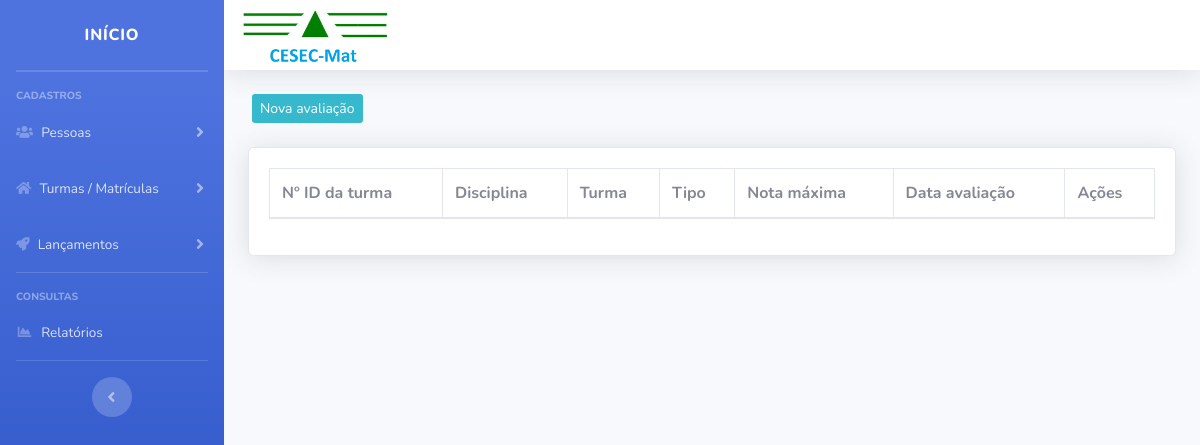
Page /cesec/painel/index.php?pag=avaliacao on the earlier database version.
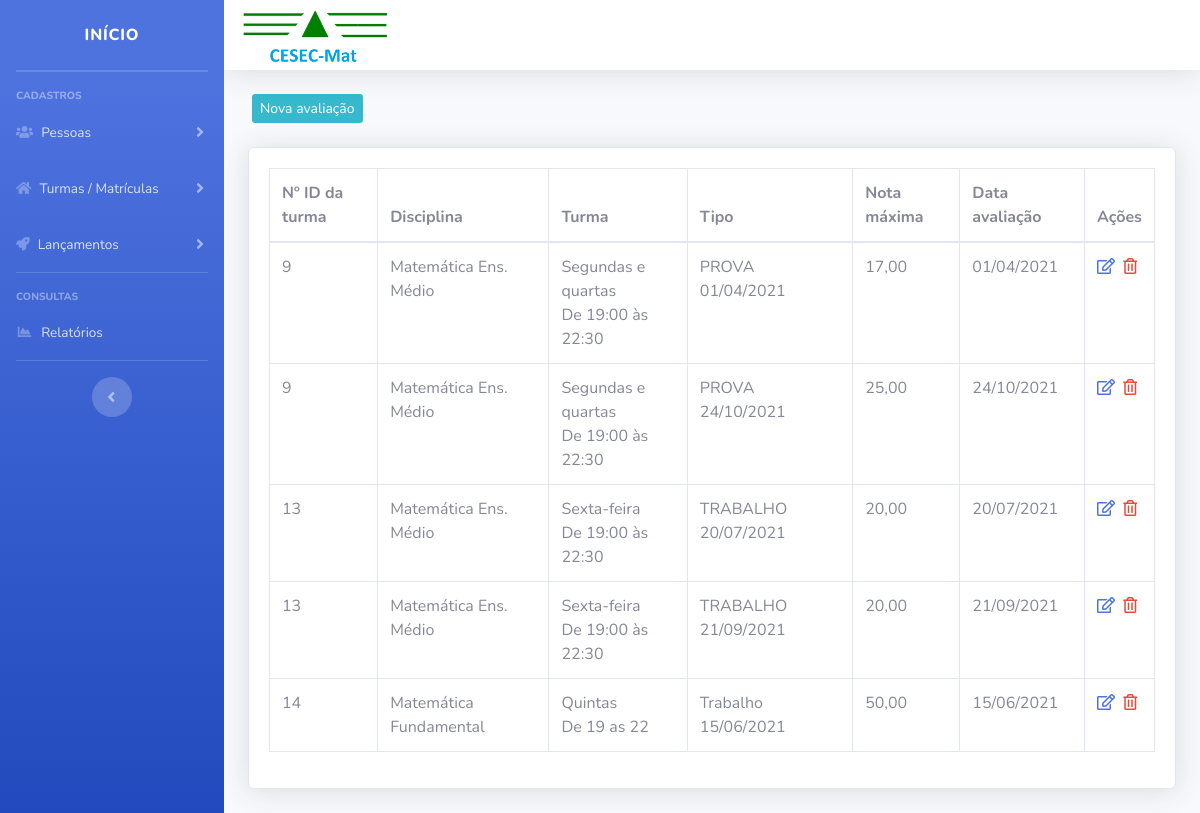
Same page on the later database version.
### tables this page shows
CREATE TABLE `avaliacao` (
  `id` int(11) NOT NULL,
  `turma` int(11) NOT NULL,
  `tipo` varchar(50) NOT NULL,
  `nota_max` int(11) NOT NULL,
  `data_av` date NOT NULL
);

CREATE TABLE `disciplinas` (
  `id` int(11) NOT NULL,
  `nome` varchar(50) NOT NULL
);

CREATE TABLE `turmas` (
  `id` int(11) NOT NULL,
  `disciplina` int(11) NOT NULL,
  `data_inicio` date DEFAULT NULL,
  `data_final` date DEFAULT NULL,
  `horario` varchar(30) DEFAULT NULL,
  `dia` varchar(30) DEFAULT NULL,
  `ano` int(11) NOT NULL,
  `professor` int(11) NOT NULL,
  `carga_horaria` int(11) NOT NULL
);

### cesec/painel/avaliacao.php (the view, shortened to what this page needs)
<?php
$pag = "avaliacao";
require_once("../conexao.php");
?>
<div class="row mt-4 mb-4">
    <a type="button" class="btn-info btn-sm ml-3 d-none d-md-block" href="index.php?pag=<?php echo $pag ?>&funcao=novo">Nova avaliação</a>
</div>
<div class="card shadow mb-4">
    <div class="card-body">
        <div class="table-responsive">
            <table class="table table-bordered" id="dataTable" width="100%" cellspacing="0">
                <thead>
                    <tr>
                        <th>Nº ID da turma</th>
                        <th>Disciplina</th>
                        <th>Turma</th>
                        <th>Tipo</th>
                        <th>Nota máxima</th>
                        <th>Data avaliação</th>
                        <th>Ações</th>
                    </tr>
                </thead>
                <tbody>
                   <?php
                   $query = $pdo->query("SELECT * FROM avaliacao order by turma ");
                   $res = $query->fetchAll(PDO::FETCH_ASSOC);
                   for ($i=0; $i < count($res); $i++) {
                      $id = $res[$i]['id'];
                      $turma = $res[$i]['turma'];
                      $tipo = $res[$i]['tipo'];
                      $nota_max = ($res[$i]['nota_max'])/100;
                      $nota_maxF = number_format($nota_max, 2, ',', '');
                      $data_av = $res[$i]['data_av'];
                      $data_avF = implode('/', array_reverse(explode('-', $data_av)));
                        $query_2 = $pdo->query("SELECT * FROM turmas WHERE id = '$turma' ");
                        $res_2 = $query_2->fetchAll(PDO::FETCH_ASSOC);
                        $id_disc = $res_2[0]['disciplina'];
                        $dia_disc = $res_2[0]['dia'];
                        $hora_disc = $res_2[0]['horario'];
                        $query_3 = $pdo->query("SELECT * FROM disciplinas WHERE id = '$id_disc' ");
                        $res_3 = $query_3->fetchAll(PDO::FETCH_ASSOC);
                        $nome_disc = $res_3[0]['nome'];
                      ?>
                      <tr>
                        <td><?php echo $turma ?></td>
                        <td><?php echo $nome_disc ?></td>
                        <td><?php echo $dia_disc ?> <br> <?php echo $hora_disc ?> </td>
                        <td><?php echo $tipo ?></td>
                        <td><?php echo $nota_maxF ?></td>
                        <td><?php echo $data_avF ?></td>
                        <td>
                         <a href="index.php?pag=<?php echo $pag ?>&funcao=editar&id=<?php echo $id ?>" class='text-primary mr-1' title='Editar Dados'><i class='far fa-edit'></i></a>
                         <a href="index.php?pag=<?php echo $pag ?>&funcao=excluir&id=<?php echo $id ?>" class='text-danger mr-1' title='Excluir Registro'><i class='far fa-trash-alt'></i></a>
                     </td>
                 </tr>
             <?php } ?>
         </tbody>
     </table>
 </div>
</div>
</div>

### cesec/painel/index.php (shortened to what this page needs)
<?php
    $pag = @$_GET["pag"];
    $menu1 = "alunos";
    $menu2 = "avaliacao";
    $menu3 = "turmas";
    $menu4 = "relatorios";
    $menu8 = "notas";
    $menu9 = "frequencias";
    $menu10 = "professores";
 ?>
<!DOCTYPE html>
<html lang="pt-br">
    <head>
        <link href="../vendor/fontawesome-free/css/all.min.css" rel="stylesheet" type="text/css">
        <link href="../css/sb-admin-2.min.css" rel="stylesheet">
        <link href="../css/style.css" rel="stylesheet">
        <link href="../vendor/datatables/dataTables.bootstrap4.min.css" rel="stylesheet">
    </head>
    <body id="page-top">
        <div id="wrapper">
            <ul class="navbar-nav bg-gradient-primary sidebar sidebar-dark accordion" id="accordionSidebar">
                <a class="sidebar-brand d-flex align-items-center justify-content-center" href="index.php">
                    <div class="sidebar-brand-text mx-3">Início</div>
                </a>
                <hr class="sidebar-divider my-0">
                <hr class="sidebar-divider">
                <div class="sidebar-heading">
                    Cadastros
                </div>
                <li class="nav-item">
                    <a class="nav-link collapsed" href="#" data-toggle="collapse" data-target="#collapseTwo" aria-expanded="true" aria-controls="collapseTwo">
                        <i class="fas fa-users"></i>
                        <span>Pessoas</span>
                    </a>
                </li>
                <li class="nav-item">
                    <a class="nav-link collapsed" href="#" data-toggle="collapse" data-target="#collapseUtilities" aria-expanded="true" aria-controls="collapseUtilities">
                        <i class="fas fa-home"></i>
                        <span>Turmas / Matrículas</span>
                    </a>
                </li>
                <li class="nav-item">
                    <a class="nav-link collapsed" href="#" data-toggle="collapse" data-target="#collapseThree" aria-expanded="true" aria-controls="collapseThree">
                        <i class="fas fa-rocket"></i>
                        <span>Lançamentos</span>
                    </a>
                </li>
                <hr class="sidebar-divider">
                <div class="sidebar-heading">
                    Consultas
                </div>
                <li class="nav-item">
                    <a class="nav-link" href="index.php?pag=<?php echo $menu4 ?>">
                        <i class="fas fa-fw fa-chart-area"></i>
                        <span>Relatórios</span></a>
                </li>
                <hr class="sidebar-divider d-none d-md-block">
                <div class="text-center d-none d-md-inline">
                    <button class="rounded-circle border-0" id="sidebarToggle"></button>
                </div>
            </ul>
            <div id="content-wrapper" class="d-flex flex-column">
                <div id="content">
                    <nav class="navbar navbar-expand navbar-light bg-white topbar mb-4 static-top shadow">
                        <img class="mt-2" src="../img/logo1.png" width="150">
                    </nav>
                    <div class="container-fluid">
                        <?php if (@$pag == null) {
                        @include_once("home.php");
                        } else if (@$pag==$menu1) {
                        @include_once(@$menu1.".php");
                        } else if (@$pag==$menu2) {
                        @include_once(@$menu2.".php");
                        } else if (@$pag==$menu3) {
                        include_once(@$menu3.".php");
                        } else if (@$pag==$menu4) {
                        include_once(@$menu4.".php");
                        } else if (@$pag==$menu8) {
                        @include_once(@$menu8.".php");
                        } else if (@$pag==$menu9) {
                        @include_once(@$menu9.".php");
                        } else if (@$pag==$menu10) {
                        @include_once(@$menu10.".php");
                        } else {
                        @include_once("home.php");
                        }
                        ?>
                    </div>
                </div>
            </div>
        </div>
    </body>
</html>

Differences in the rows shown:
added avaliacao: turma "9", disciplinas.nome "Matemática Ens. Médio", turmas.dia "Segundas e quartas", turmas.horario "De 19:00 às 22:30", tipo "PROVA 01/04/2021", nota_max "17,00", data_av "01/04/2021"
added avaliacao: turma "9", disciplinas.nome "Matemática Ens. Médio", turmas.dia "Segundas e quartas", turmas.horario "De 19:00 às 22:30", tipo "PROVA 24/10/2021", nota_max "25,00", data_av "24/10/2021"
added avaliacao: turma "13", disciplinas.nome "Matemática Ens. Médio", turmas.dia "Sexta-feira", turmas.horario "De 19:00 às 22:30", tipo "TRABALHO 20/07/2021", nota_max "20,00", data_av "20/07/2021"
added avaliacao: turma "13", disciplinas.nome "Matemática Ens. Médio", turmas.dia "Sexta-feira", turmas.horario "De 19:00 às 22:30", tipo "TRABALHO 21/09/2021", nota_max "20,00", data_av "21/09/2021"
added avaliacao: turma "14", disciplinas.nome "Matemática Fundamental", turmas.dia "Quintas", turmas.horario "De 19 as 22", tipo "Trabalho 15/06/2021", nota_max "50,00", data_av "15/06/2021"
